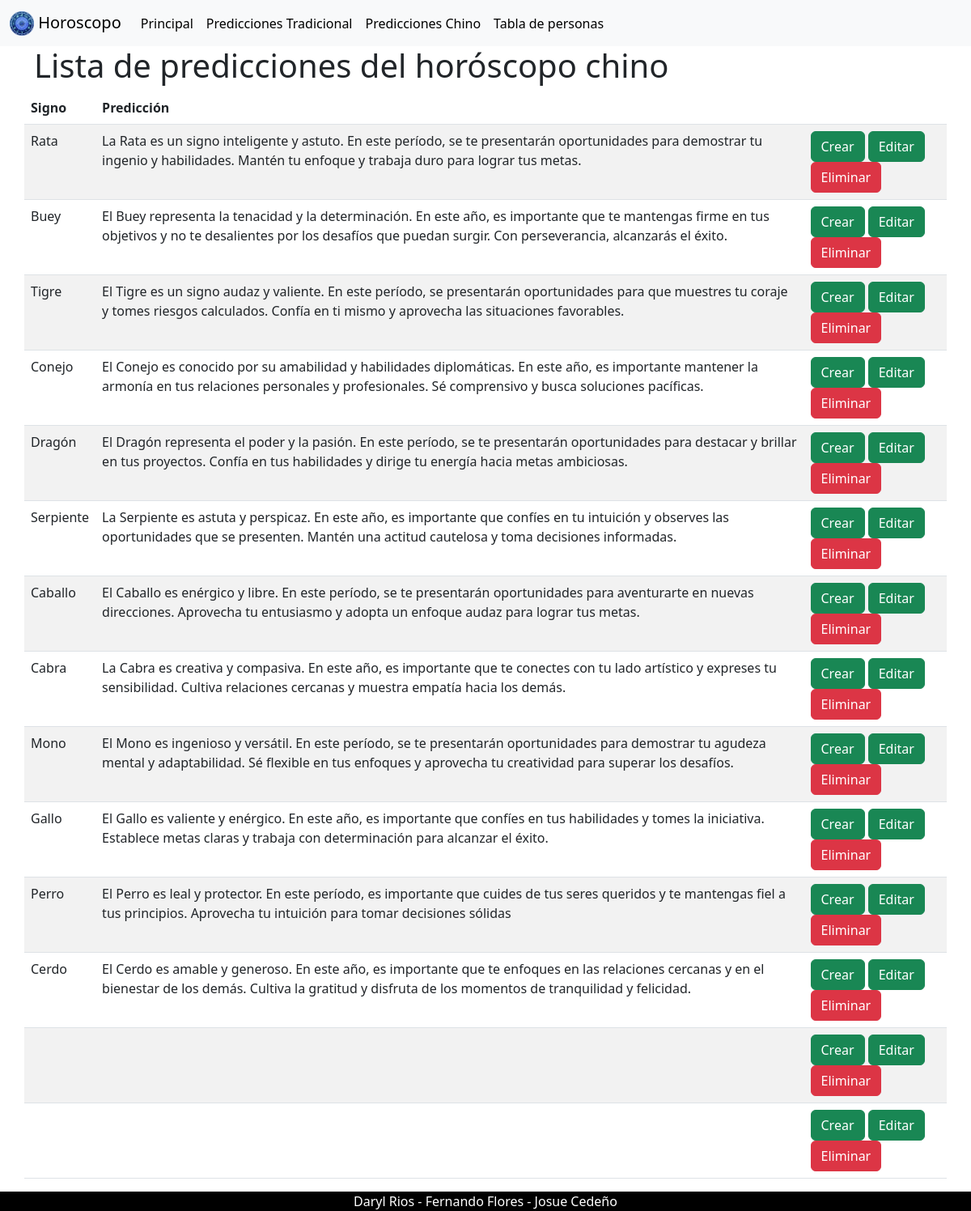
The page /form_chino.php on the database its author committed.
### tables this page shows
CREATE TABLE `zodiaco_chino` (
  `id` int(10) NOT NULL,
  `signo` varchar(100) NOT NULL,
  `prediccion` text NOT NULL
);

### form_chino.php (the view, shortened to what this page needs)
<?php
include_once('conexion.php');
include('header.php');
?>
<div class="container">
    <div class="row">
        <h1>Lista de predicciones del horóscopo chino</h1>
        <table class="table table-striped">
            <thead>
                <tr>
                    <th scope="col">Signo</th>
                    <th scope="col">Predicción</th>
                    <th scope="col"></th>
                </tr>
            </thead>
            <tbody>
                <?php
                $conn = new mysqli($servername, $username, $password, $dbname);
                $sql = "SELECT id, signo, prediccion FROM zodiaco_chino";
                $result = $conn->query($sql);
                if ($result->num_rows > 0) {
                    while ($row = $result->fetch_assoc()) {
                        echo "<tr>";
                        echo "<td scope='row'>" . $row["signo"] . "</td>";
                        echo "<td>" . $row["prediccion"] . "</td>";
                        echo "<td>
                                    <a target='_blank' class='btn btn-success' href='crear_chino.php?id=" . $row["id"] . "'>Crear</a>
                                    <a target='_blank' class='btn btn-success' href='actualizar_chino.php?id=" . $row["id"] . "'>Editar</a>
                                    <button type='button' class='btn btn-danger eliminar-btn' data-bs-toggle='modal' data-bs-target='#exampleModal' data-id='" . $row["id"] . "'>Eliminar</button>
                            </td>";
                        echo "</tr>";
                    }
                } else {
                    echo "0 results";
                }
                ?>
            </tbody>
        </table>
    </div>
</div>
<?php
include_once("footer.php");
?>

### rows shown on the page
zodiaco_chino: signo "Rata", prediccion "La Rata es un signo inteligente y astuto. En este período, se te presentarán oportunidades para demostrar tu ingenio y habilidades. Mantén tu enfoque y trabaja duro para lograr tus metas."
zodiaco_chino: signo "Buey", prediccion "El Buey representa la tenacidad y la determinación. En este año, es importante que te mantengas firme en tus objetivos y no te desalientes por los desafíos que puedan surgir. Con perseverancia, alcanzarás el éxito."
zodiaco_chino: signo "Tigre", prediccion "El Tigre es un signo audaz y valiente. En este período, se presentarán oportunidades para que muestres tu coraje y tomes riesgos calculados. Confía en ti mismo y aprovecha las situaciones favorables."
zodiaco_chino: signo "Conejo", prediccion "El Conejo es conocido por su amabilidad y habilidades diplomáticas. En este año, es importante mantener la armonía en tus relaciones personales y profesionales. Sé comprensivo y busca soluciones pacíficas."
zodiaco_chino: signo "Dragón", prediccion "El Dragón representa el poder y la pasión. En este período, se te presentarán oportunidades para destacar y brillar en tus proyectos. Confía en tus habilidades y dirige tu energía hacia metas ambiciosas."
zodiaco_chino: signo "Serpiente", prediccion "La Serpiente es astuta y perspicaz. En este año, es importante que confíes en tu intuición y observes las oportunidades que se presenten. Mantén una actitud cautelosa y toma decisiones informadas."
zodiaco_chino: signo "Caballo", prediccion "El Caballo es enérgico y libre. En este período, se te presentarán oportunidades para aventurarte en nuevas direcciones. Aprovecha tu entusiasmo y adopta un enfoque audaz para lograr tus metas."
zodiaco_chino: signo "Cabra", prediccion "La Cabra es creativa y compasiva. En este año, es importante que te conectes con tu lado artístico y expreses tu sensibilidad. Cultiva relaciones cercanas y muestra empatía hacia los demás."
zodiaco_chino: signo "Mono", prediccion "El Mono es ingenioso y versátil. En este período, se te presentarán oportunidades para demostrar tu agudeza mental y adaptabilidad. Sé flexible en tus enfoques y aprovecha tu creatividad para superar los desafíos."
zodiaco_chino: signo "Gallo", prediccion "El Gallo es valiente y enérgico. En este año, es importante que confíes en tus habilidades y tomes la iniciativa. Establece metas claras y trabaja con determinación para alcanzar el éxito."
zodiaco_chino: signo "Perro", prediccion "El Perro es leal y protector. En este período, es importante que cuides de tus seres queridos y te mantengas fiel a tus principios. Aprovecha tu intuición para tomar decisiones sólidas"
zodiaco_chino: signo "Cerdo", prediccion "El Cerdo es amable y generoso. En este año, es importante que te enfoques en las relaciones cercanas y en el bienestar de los demás. Cultiva la gratitud y disfruta de los momentos de tranquilidad y felicidad."
